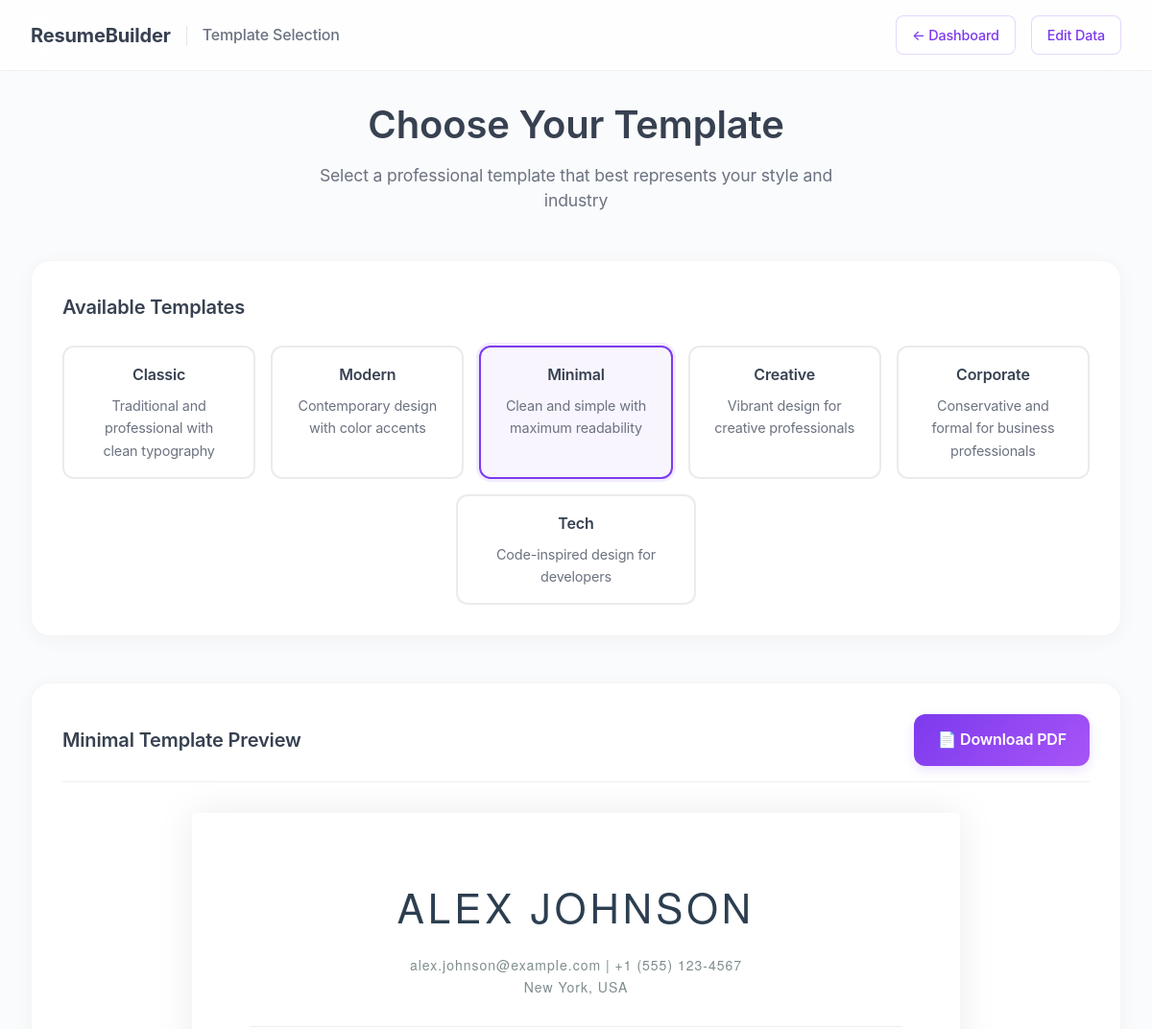
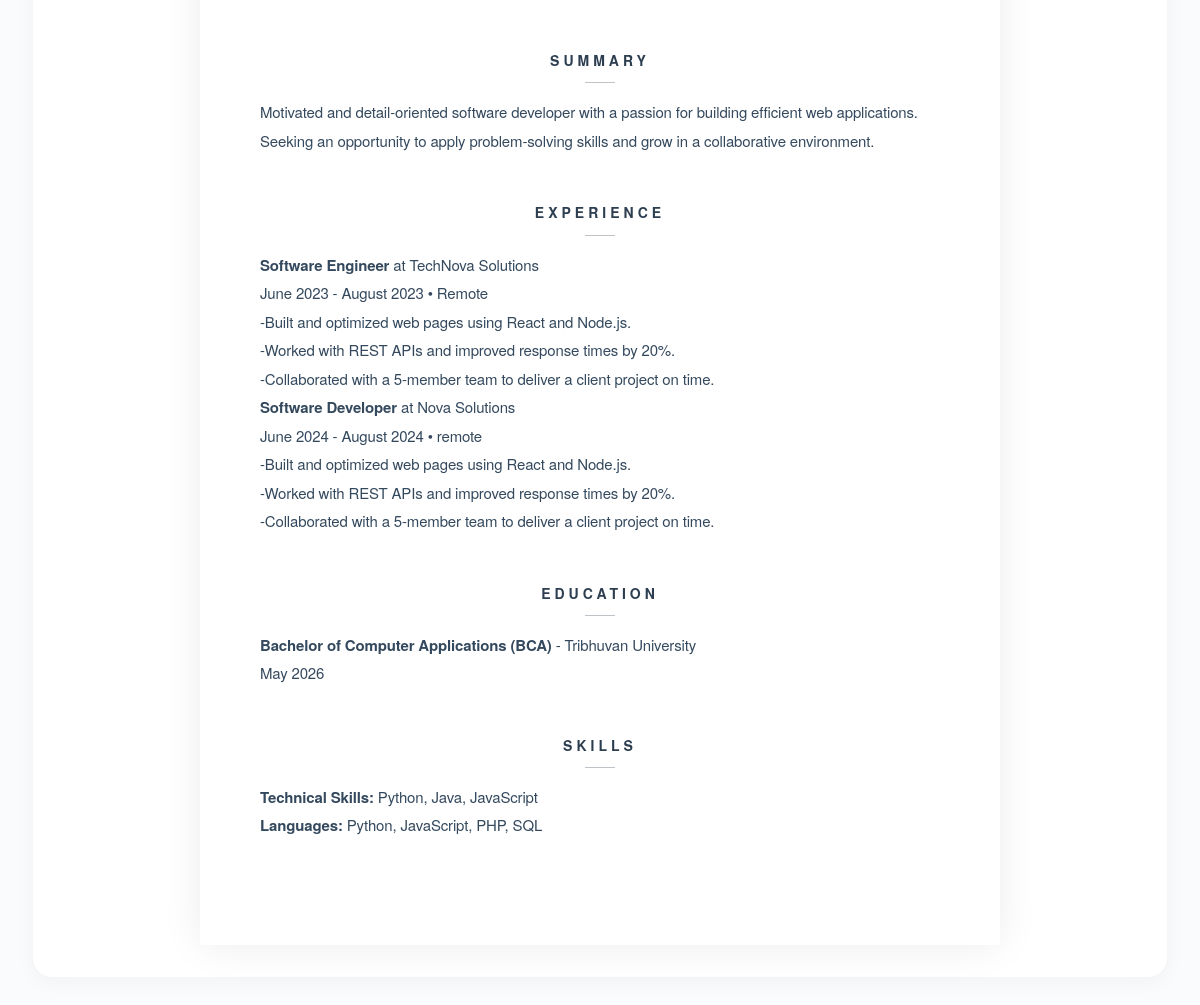
The app's page /my_resumes.php?template=minimal (signed in) with its own data (2 pictures, top to bottom).
### tables this page shows
CREATE TABLE resume_data (
    id INTEGER PRIMARY KEY AUTOINCREMENT,
    user_id INTEGER NOT NULL,
    full_name TEXT NOT NULL,
    email TEXT NOT NULL,
    phone TEXT,
    address TEXT,
    summary TEXT,
    experience TEXT,
    education TEXT,
    skills TEXT,
    created_at DATETIME DEFAULT CURRENT_TIMESTAMP,
    FOREIGN KEY (user_id) REFERENCES users (id)
);

### formats/templates.php (the view, shortened to what this page needs)
<?php
function parseExperience($experience) {
    $formatted = '';
    $lines = explode("\n", $experience);
    $currentJob = '';
    foreach ($lines as $line) {
        $line = trim($line);
        if (empty($line)) continue;
        if (preg_match('/^(.+?)\s*-\s*(.+?)\s*\((.+?)\)(?:\s*-\s*(.+?))?$/', $line, $matches)) {
            if ($currentJob) $formatted .= '</div>';
            $jobTitle = trim($matches[1]);
            $company = trim($matches[2]);
            $dates = trim($matches[3]);
            $location = isset($matches[4]) ? trim($matches[4]) : '';
            $formatted .= '<div class="job-entry">';
            $formatted .= '<div class="job-header">';
            $formatted .= '<div class="job-title-company">';
            $formatted .= '<strong class="job-title">' . htmlspecialchars($jobTitle) . '</strong>';
            $formatted .= '<span class="company"> at ' . htmlspecialchars($company) . '</span>';
            $formatted .= '</div>';
            $formatted .= '<div class="job-meta">';
            $formatted .= '<span class="dates">' . htmlspecialchars($dates) . '</span>';
            if ($location) $formatted .= '<span class="location"> • ' . htmlspecialchars($location) . '</span>';
            $formatted .= '</div>';
            $formatted .= '</div>';
            $currentJob = true;
        } else {
            if ($currentJob) {
                $formatted .= '<div class="job-description">' . htmlspecialchars($line) . '</div>';
            }
        }
    }
    if ($currentJob) $formatted .= '</div>';
    return $formatted;
}
function parseEducation($education) {
    $formatted = '';
    $lines = explode("\n", $education);
    $currentEdu = '';
    foreach ($lines as $line) {
        $line = trim($line);
        if (empty($line)) continue;
        if (preg_match('/^(.+?)\s*-\s*(.+?)\s*\((.+?)\)(?:\s*-\s*GPA:\s*(.+?))?$/', $line, $matches)) {
            $degree = trim($matches[1]);
            $school = trim($matches[2]);
            $dates = trim($matches[3]);
            $gpa = isset($matches[4]) ? trim($matches[4]) : '';
            $formatted .= '<div class="edu-entry">';
            $formatted .= '<div class="edu-header">';
            $formatted .= '<div class="degree-school">';
            $formatted .= '<strong class="degree">' . htmlspecialchars($degree) . '</strong>';
            $formatted .= '<span class="school"> - ' . htmlspecialchars($school) . '</span>';
            $formatted .= '</div>';
            $formatted .= '<div class="edu-meta">';
            $formatted .= '<span class="dates">' . htmlspecialchars($dates) . '</span>';
            $formatted .= '</div>';
            $formatted .= '</div>';
            $currentEdu = true;
        } else {
            if ($currentEdu) {
                $formatted .= '<div class="edu-description">' . htmlspecialchars($line) . '</div>';
            }
        }
    }
    if ($currentEdu) $formatted .= '</div>';
    return $formatted;
}
function parseSkills($skills) {
    $formatted = '';
    $lines = explode("\n", $skills);
    foreach ($lines as $line) {
        $line = trim($line);
        if (preg_match('/^(.+?):\s*(.+)$/', $line, $matches)) {
            $category = trim($matches[1]);
            $items = trim($matches[2]);
            $formatted .= '<div class="skill-category">';
            $formatted .= '<strong class="skill-title">' . htmlspecialchars($category) . ':</strong> ';
            $formatted .= '<span class="skill-items">' . htmlspecialchars($items) . '</span>';
            $formatted .= '</div>';
        }
    }
    return $formatted;
}
function generateMinimalTemplate($data) {
    return '
    <div class="minimal">
        <div class="header">
            <div class="name">' . htmlspecialchars($data['full_name']) . '</div>
            <div class="contact">
                ' . htmlspecialchars($data['email']) . ' | ' . htmlspecialchars($data['phone']) . '<br>
                ' . htmlspecialchars($data['address']) . '
            </div>
        </div>
        <div class="section">
            <div class="section-title">Summary</div>
            <div class="content">' . nl2br(htmlspecialchars($data['summary'])) . '</div>
        </div>
        <div class="section">
            <div class="section-title">Experience</div>
            <div class="content">' . parseExperience($data['experience']) . '</div>
        </div>
        <div class="section">
            <div class="section-title">Education</div>
            <div class="content">' . parseEducation($data['education']) . '</div>
        </div>
        <div class="section">
            <div class="section-title">Skills</div>
            <div class="content">' . parseSkills($data['skills']) . '</div>
        </div>
    </div>';
}
?>

### public/assets/style.css (style rules this page uses)
:root { --primary-color: #374151; --primary-light: #4b5563; --accent-color: #7c3aed; --accent-hover: #6d28d9; --accent-light: #a78bfa; --success-color: #10b981; --success-hover: #059669; --warning-color: #f59e0b; --danger-color: #ef4444; --text-dark: #111827; --text-medium: #6b7280; --text-light: #9ca3af; --bg-light: #f9fafb; --bg-white: #ffffff; --bg-purple-light: rgba(124, 58, 237, 0.05); --border-color: #e5e7eb; --shadow: 0 4px 6px -1px rgba(0, 0, 0, 0.1), 0 2px 4px -1px rgba(0, 0, 0, 0.06); --shadow-hover: 0 10px 15px -3px rgba(0, 0, 0, 0.1), 0 4px 6px -2px rgba(0, 0, 0, 0.05); --shadow-purple: 0 4px 20px rgba(124, 58, 237, 0.15); --border-radius: 8px; --transition: all 0.3s ease; --gradient-purple: linear-gradient(135deg, #7c3aed, #a855f7); --gradient-success: linear-gradient(135deg, #10b981, #34d399); }
* { margin: 0; padding: 0; box-sizing: border-box; }
body { font-family: 'Segoe UI', Tahoma, Geneva, Verdana, sans-serif; line-height: 1.6; color: var(--text-dark); background-color: var(--bg-light); }

### public/my_resumes.php (style rules this page uses)
body { background: #fafbfc; font-family: -apple-system, BlinkMacSystemFont, 'Segoe UI', 'Roboto', 'Oxygen', 'Ubuntu', 'Cantarell', sans-serif; letter-spacing: -0.01em; }
.minimal { font-family: 'Helvetica Neue', 'Helvetica', sans-serif; max-width: 800px; margin: 0 auto; padding: 60px; line-height: 1.8; color: #2c3e50; background: white; box-shadow: 0 0 40px rgba(0,0,0,0.08); border-radius: 4px; }
.minimal .header { margin-bottom: 50px; text-align: center; padding-bottom: 30px; border-bottom: 1px solid #ecf0f1; }
.minimal .name { font-size: 42px; font-weight: 100; margin-bottom: 12px; letter-spacing: 4px; color: #2c3e50; text-transform: uppercase; }
.minimal .contact { font-size: 14px; color: #7f8c8d; font-weight: 300; letter-spacing: 1px; line-height: 1.6; }
.minimal .section { margin-bottom: 45px; }
.minimal .section-title { font-size: 14px; font-weight: 600; color: #2c3e50; margin-bottom: 25px; text-transform: uppercase; letter-spacing: 4px; position: relative; text-align: center; }
.minimal .section-title::after { content: ''; position: absolute; bottom: -10px; left: 50%; transform: translateX(-50%); width: 30px; height: 1px; background: #bdc3c7; }
.minimal .content { font-weight: 300; font-size: 15px; line-height: 1.9; color: #34495e; text-align: left; }

### records on screen
resume_data: full_name "ALEX JOHNSON", email "alex.johnson@example.com", phone "+1 (555) 123-4567", address "New York, USA", summary "Motivated and detail-oriented software developer with a passion for building efficient web applications. Seeking an opportunity to apply problem-solving skills and grow in a collaborative environment.", experience "-Built and optimized web pages using React and Node.js.", experience "-Worked with REST APIs and improved response times by 20%.", experience "-Collaborated with a 5-member team to deliver a client project on time."

### other values on screen
$selected_template "Minimal"
$jobTitle "Software Engineer"
$company "TechNova Solutions"
$dates "June 2023 - August 2023"
$location "Remote"
$jobTitle "Software Developer"
$company "Nova Solutions"
$dates "June 2024 - August 2024"
$location "remote"
$degree "Bachelor of Computer Applications (BCA)"
$school "Tribhuvan University"
$dates "May 2026"
$category "Technical Skills"
$items "Python, Java, JavaScript"
$category "Languages"
